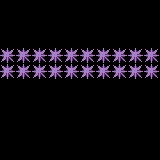

This is a level from a 2D game, rendered from its Tiled map with the project's own tilesets. A one-line summary and the complete map file follow:
An orthogonal 10x10 tile map with 16x16 px tiles, 1 tile layer (Tile Layer 1).

<map version="1.0" tiledversion="2017.09.27" orientation="orthogonal" renderorder="right-down" width="10" height="10" tilewidth="16" tileheight="16" infinite="0" nextobjectid="1">
 <tileset firstgid="1" source="Sci-Fi16PX_Shadows.tsx" />
 <layer name="Tile Layer 1" width="10" height="10">
  <data encoding="csv">
0,0,0,0,0,0,0,0,0,0,
0,0,0,0,0,0,0,0,0,0,
0,0,0,0,0,0,0,0,0,0,
203,203,203,203,203,203,203,203,203,203,
203,203,203,203,203,203,203,203,203,203,
0,0,0,0,0,0,0,0,0,0,
0,0,0,0,0,0,0,0,0,0,
0,0,0,0,0,0,0,0,0,0,
0,0,0,0,0,0,0,0,0,0,
0,0,0,0,0,0,0,0,0,0
</data>
 </layer>
</map>